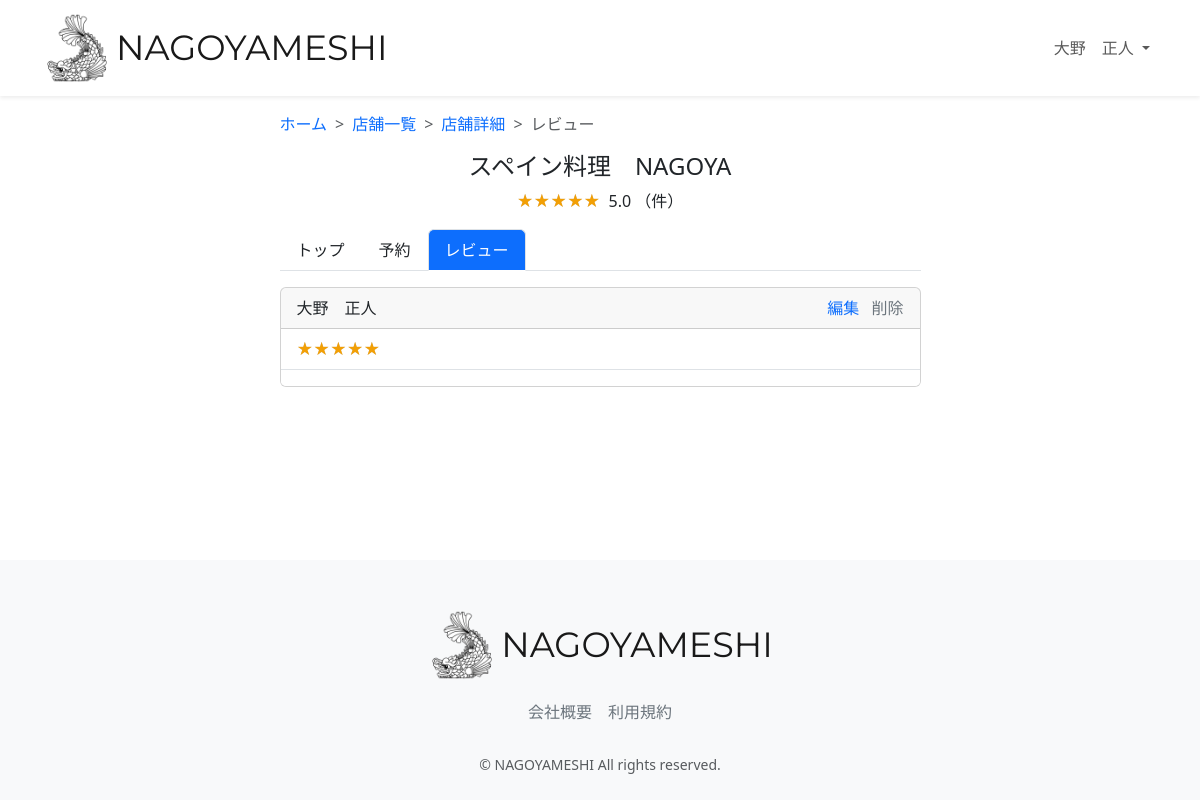
/review-list/16/ (signed in), run on the app's committed database.
### accounts/models.py (models this page shows, shortened)
class CustomUser(AbstractUser):
    user_name = models.CharField(
        max_length=128, null=True, blank=True, verbose_name="ユーザー名前"
    )
    hurigana = models.CharField(
        max_length=128, null=True, blank=True, verbose_name="フリガナ"
    )
    zip_code = models.CharField(
        max_length=16, null=True, blank=True, verbose_name="郵便番号"
    )
    address = models.CharField(
        max_length=255, null=True, blank=True, verbose_name="住所"
    )
    phone_number = models.CharField(
        max_length=20, null=True, blank=True, verbose_name="電話番号"
    )
    birthday = models.CharField(
        max_length=20, null=True, blank=True, verbose_name="誕生日"
    )
    job = models.CharField(max_length=255, null=True, blank=True, verbose_name="職業")
    subscription = models.BooleanField(default=False, verbose_name="有料会員")
    class Meta:
        verbose_name = '会員一覧'
        verbose_name_plural = "会員一覧"

### restaurant/models.py (models this page shows, shortened)
class Restaurant(models.Model):
    name = models.CharField(verbose_name="店舗名", max_length=64)
    description = models.CharField(verbose_name="説明", max_length=128)
    price = models.CharField(verbose_name="価格帯", max_length=32)
    zip_code = models.CharField(verbose_name="郵便番号", max_length=32)
    address = models.CharField(verbose_name="住所", max_length=128)
    business_time = models.CharField(verbose_name="営業時間", max_length=64)
    close_day_of_week = models.CharField(verbose_name="定休日", max_length=32)
    seats_number = models.CharField(verbose_name="座席数", max_length=32)
    category = models.ForeignKey(
        Category, verbose_name="カテゴリー", on_delete=models.PROTECT
    )
    rate = models.FloatField(verbose_name="レート", default=0.0)
    review_num = models.IntegerField(verbose_name="レビュー数", default=0)
    reservation_num = models.IntegerField(verbose_name="予約数", default=0)
    photo = models.ImageField(verbose_name="写真", blank=True, null=True)
    created_at = models.DateTimeField(verbose_name="作成日時", auto_now_add=True)
    updated_at = models.DateTimeField(verbose_name="更新日時", auto_now=True)
    class Meta:
        verbose_name = '店舗一覧'
        verbose_name_plural = "店舗一覧"

class Review(models.Model):
    RATES = ((1, "1"), (2, "2"), (3, "3"), (4, "4"), (5, "5"))
    user = models.ForeignKey(
        CustomUser,
        verbose_name="ユーザー",
        on_delete=models.PROTECT,
        null=True,
        blank=True,
    )
    restaurant = models.ForeignKey(
        Restaurant, verbose_name="レストラン", on_delete=models.PROTECT
    )
    rate = models.IntegerField(verbose_name="レート", default=5, choices=RATES)
    comment = models.TextField(verbose_name="コメント", blank=True, null=True)
    created_at = models.DateTimeField(
        verbose_name="レビュー作成日時", auto_now_add=True
    )
    updated_at = models.DateTimeField(verbose_name="レビュー更新日時", auto_now=True)
    class Meta:
        verbose_name = 'レビュー一覧'
        verbose_name_plural = "レビュー一覧"

### restaurant/views.py (the view)
# urls.py: path("review-list/<int:pk>/", views.ReviewListView.as_view(), name="review_list"),
class ReviewListView(generic.ListView):
    template_name = "review/review_list.html"
    model = models.Review
    restaurant_id = None
    ordering = ["-created_at"]
    paginate_by = 5
    def get_queryset(self):
        restaurant_id = self.kwargs["pk"]
        queryset = super(ReviewListView, self).get_queryset().order_by("-rate")
        return queryset.filter(restaurant=restaurant_id)
    def get_context_data(self, **kwargs):
        pk = self.kwargs["pk"]
        context = super(ReviewListView, self).get_context_data(**kwargs)
        restaurant = models.Restaurant.objects.filter(id=pk).first()
        is_posted = (
            models.Review.objects.filter(user=self.request.user)
            .filter(restaurant=restaurant)
            .exists()
        )
        average_rate = models.Review.objects.filter(restaurant=restaurant).aggregate(
            Avg("rate")
        )
        average_rate = (
            average_rate["rate__avg"] if average_rate["rate__avg"] is not None else 0
        )
        average_rate = round(average_rate, 2)
        if average_rate % 1 == 0:
            average_rate_star = int(average_rate)
        else:
            average_rate_star = round(average_rate * 2) / 2
        context.update(
            {
                "restaurant": restaurant,
                "is_posted": is_posted,
                "average_rate": average_rate,
                "average_rate_star": average_rate_star,
            }
        )
        return context

### restaurant/templates/review/review_list.html (shortened to what this page needs)
{% extends "layout/base.html" %}
{% load static %}
{% block content %}
<main>
  <div class="container nagoyameshi-container pb-5">
    <div class="row justify-content-center">
      <div class="col-xxl-6 col-xl-7 col-lg-8 col-md-10">
        <nav class="my-3" style="--bs-breadcrumb-divider: '>';" aria-label="breadcrumb">
          <ol class="breadcrumb mb-0">
            <li class="breadcrumb-item"><a href="{% url 'top_page' %}">ホーム</a>
            </li>
            <li class="breadcrumb-item"><a href="{% url 'restaurant_list' %}?keyword=&button_type=keyword">店舗一覧</a>
            </li>
            <li class="breadcrumb-item"><a href="{% url 'restaurant_detail' restaurant.id %}">店舗詳細</a></li>
            <li class="breadcrumb-item active" aria-current="page">レビュー</li>
          </ol>
        </nav>
        <h1 class="mb-2 text-center">{{ restaurant.name }}</h1>
          <p class="text-center">
            <span class="star-rating me-1" data-rate="{{ average_rate_star }}"></span>
            {{ average_rate }} （{{ rate_count }}件）
          </p>
          <ul class="nav nav-tabs mb-3">
            <li class="nav-item">
              <a class="nav-link link-dark" href="{% url 'restaurant_detail' restaurant.id %}">トップ</a>
            </li>
            <li class="nav-item">
              <a class="nav-link link-dark" href="{% url 'reservation_create' restaurant.id %}">予約</a>
            </li>
            <li class="nav-item">
              <a class="nav-link active bg-primary text-white" aria-current="page" href="{% url 'review_list' restaurant.id %}">レビュー</a>
            </li>
          </ul>
          {% for review in object_list %}
          <div class="card mb-3">
            <div class="card-header d-flex justify-content-between">
              <div>
                {{ review.user.user_name }}
              </div>
              {% if review.user.user_name == user.user_name %}
              <div>
                <a href="{% url 'review_update' review.id %}" class="me-2">編集</a>
                <a href="#" class="link-secondary" data-bs-toggle="modal" data-bs-target="#deleteReviewModal" data-review-id="{{ review.id }}">削除</a>
              </div>
              {% endif %}
            </div>
            <ul class="list-group list-group-flush">
              <li class="list-group-item"><span class="star-rating" data-rate="{{ average_rate }}"></span></li>
              <li class="list-group-item">{{ review.comment }}</li>
            </ul>
          </div>
          {% endfor %}
      </div>
    </div>
  </div>
</main>
{% endblock %}

### restaurant/templates/layout/base.html (shortened to what this page needs)
{% load static %}
<!DOCTYPE html>
<html lang="ja">
  <head>
    <link href="https://cdn.jsdelivr.net/npm/bootstrap@5.3.3/dist/css/bootstrap.min.css" rel="stylesheet">
    <link href="{% static 'css/nagoyameshi.css' %}" rel="stylesheet">
  </head>
  <body>
    <div id="app" class="wrapper">
      <nav class="navbar navbar-expand-md navbar-light bg-white shadow-sm">
        <div class="container nagoyameshi-container">
          <a class="navbar-brand app-name" href="{% url 'top_page' %}">
            <div class="d-flex align-items-center">
              <img class="nagoyameshi-logo me-1" src="{% static 'images/logo/logo.png' %}" alt="nagoyameshi">
              NAGOYAMESHI
            </div>
          </a>
          <div class="collapse navbar-collapse" id="navbarSupportedContent">
            <ul class="navbar-nav ms-auto">
              {% if user.subscription %}
              <li class="nav-item dropdown">
                <a id="navbarDropdown" class="nav-link dropdown-toggle" href="#" role="button" data-bs-toggle="dropdown" aria-haspopup="true" aria-expanded="false" v-pre>
                  {{ user.user_name }}
                </a>
              </li>
              {% endif %}
            </ul>
          </div>
        </div>
      </nav>
      {% block content %}{% endblock %}
      <footer class="bg-light">
        <div class="d-flex justify-content-center footer-logo">
          <a class="navbar-brand app-name" href="{% url 'top_page' %}">
            <div class="d-flex align-items-center">
              <img class="nagoyameshi-logo me-1" src="{% static 'images/logo/logo.png' %}" alt="nagoyameshi">
              NAGOYAMESHI
            </div>
          </a>
        </div>
        <div class="d-flex justify-content-center footer-link">
          <a href="{% url 'company_page' %}" class="link-secondary me-3">会社概要</a>
          <a href="{% url 'terms_page' %}" class="link-secondary">利用規約</a>
        </div>
        <p class="text-center text-muted small mb-0">&copy; NAGOYAMESHI All rights reserved.</p>
      </footer>
    </div>
  </body>
</html>

### static/css/nagoyameshi.css (style rules this page uses)
.wrapper { min-height: 100vh; position: relative; padding-bottom: 240px; box-sizing: border-box; }
.nagoyameshi-logo { height: 70px; }
.app-name { font-family: "Montserrat", sans-serif; font-optical-sizing: auto; font-weight: weight; font-style: normal; font-size: 35px; color: #191919; }
footer { width: 100%; height: 240px; position: absolute; bottom: 0; padding: 50px 15px; }
.footer-logo { margin-bottom: 20px; }
.footer-link { margin-bottom: 30px; }
h1 { font-size: 1.5rem; }
a { text-decoration: none !important; }
.star-rating { position: relative; z-index: 0; display: inline-block; white-space: nowrap; color: #CCCCCC; }
.star-rating:before, .star-rating:after { content: '★★★★★'; }
.star-rating:after { position: absolute; z-index: 1; top: 0; left: 0; overflow: hidden; white-space: nowrap; color: #F29F05; }
.star-rating[data-rate="5"]:after { width: 100%; }

### data on the page
CustomUser: user_name "大野 正人"
Restaurant: name "スペイン料理 NAGOYA"
Review: user.user_name "大野 正人"

### other printed values
{{ average_rate }} "5.0"
